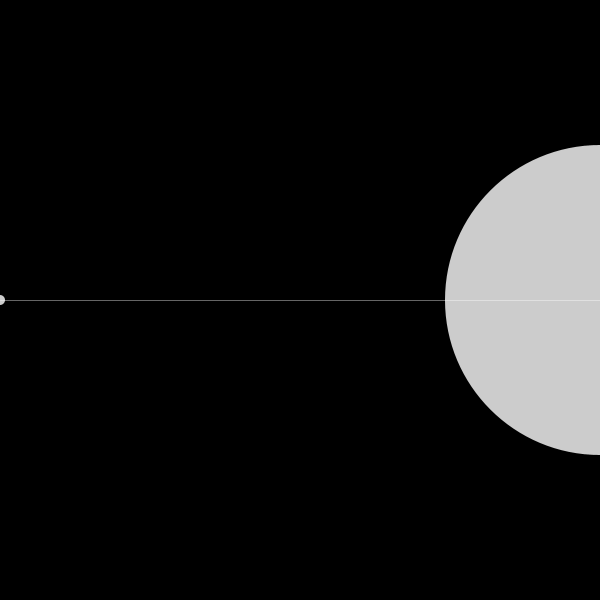
Frame 1 (no input)
Frame 60 (the mouse pressed at the canvas centre just before this capture): identical to frame 1, image omitted
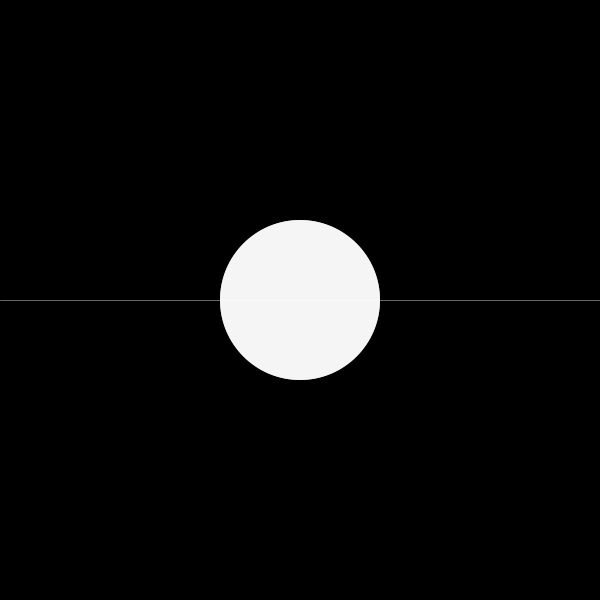
Frame 120 (the mouse held since frame 60 and released just before this capture)

The Processing sketch that drew these frames (run headless with seeded random() and noise(); from frame 60 on, the mouse is pressed at the canvas centre):

// Processing sketch: Ex_01
// ── Ex_01.pde
void setup() {
  size(600, 600); 
}

void draw() {   
  background(0);
  stroke(102);
  line(0, height/2, width, height/2);
  noStroke(); 
  fill(255, 204);
  int d = mouseY/2+10; // Diameter
  ellipse(mouseX, height/2, d, d);
  fill(255, 204);
  int iX = width-mouseX;   // Inverse X
  int iY = height-mouseY;  // Inverse Y
  int iD = (iY/2)+10;  // Inverse diameter
  ellipse(iX, height/2, iD, iD);
}
